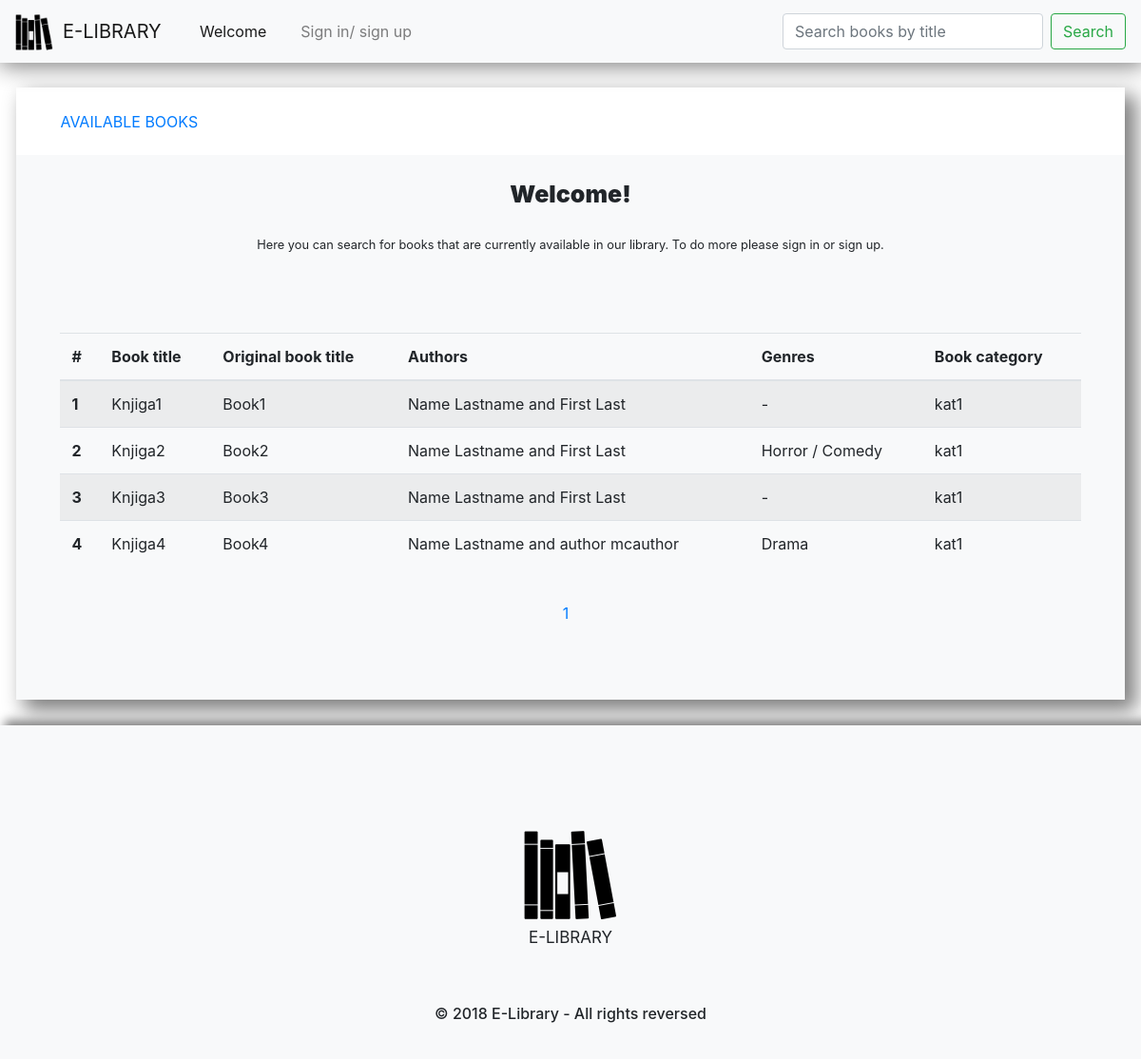
/, run on an earlier commit of the app's database.
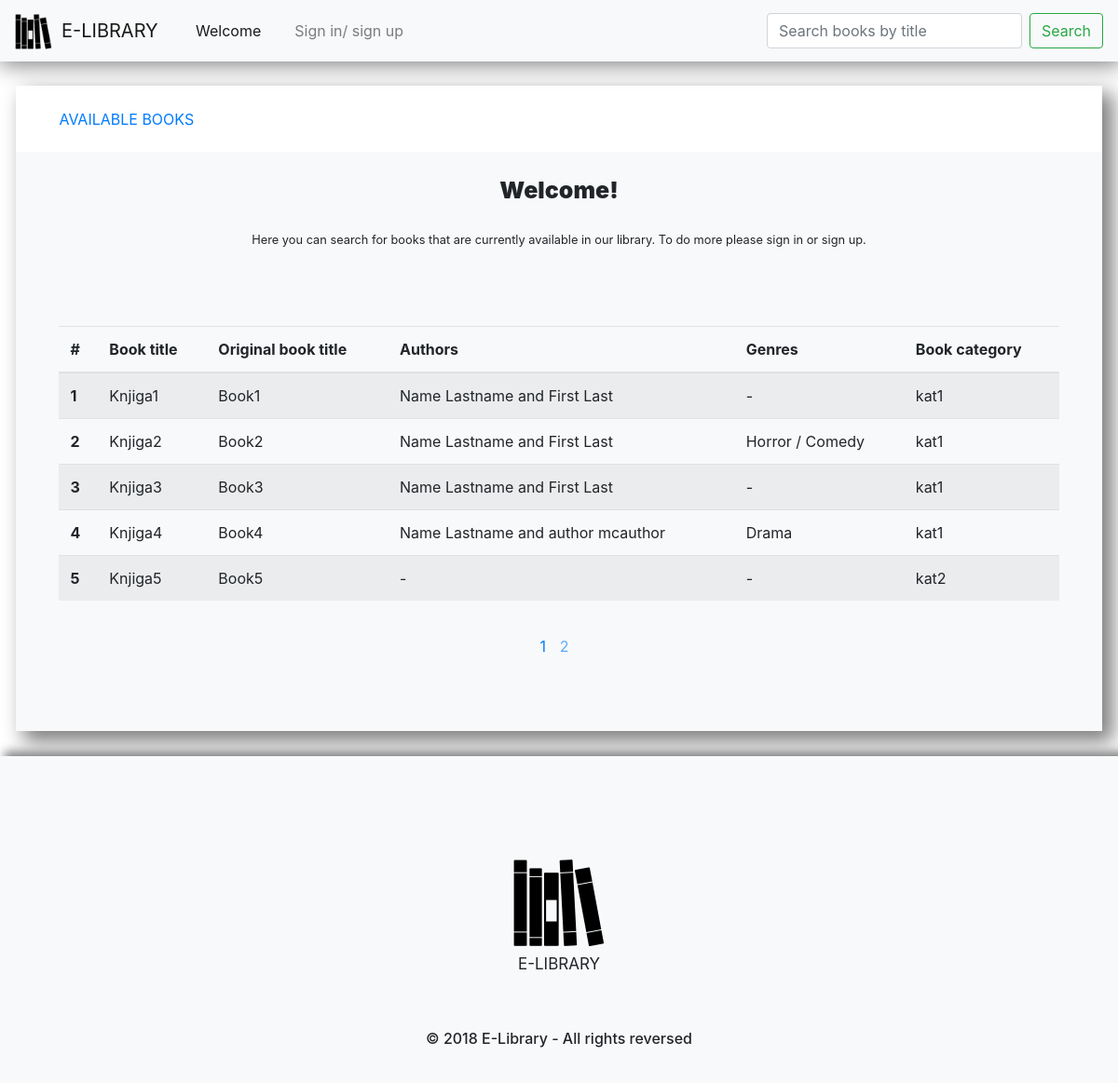
And on a later commit of the database.
### tables this page shows
CREATE TABLE `book` (
  `id_book` int(11) NOT NULL,
  `book_title` varchar(255) NOT NULL,
  `original_book_title` varchar(255) NOT NULL,
  `id_category` int(11) NOT NULL
);

CREATE TABLE `author` (
  `id_author` int(11) NOT NULL,
  `firstname` varchar(255) NOT NULL,
  `lastname` varchar(255) NOT NULL,
  `date_of_birth` date NOT NULL,
  `short_biography` text NOT NULL
);

CREATE TABLE `category` (
  `id_category` int(11) NOT NULL,
  `category_title` varchar(255) NOT NULL
);

CREATE TABLE `genre` (
  `id_genre` int(11) NOT NULL,
  `genre_title` varchar(255) NOT NULL
);

### data/data_access/bookDAO.php (called while the page is built, shortened)
<?php
	require_once __DIR__.'/../../data/data_models/author.php';
	require_once __DIR__.'/../../data/data_models/book.php';
	require_once __DIR__.'/../../data/data_models/category.php';
	require_once __DIR__.'/../../data/data_models/genre.php';
	class bookDAO extends connection implements query_interface{
		public function get_all(){
			$connection = $this->get_connection();
			$book_sql = "SELECT * FROM book INNER JOIN category ON book.id_category = category.id_category";
			$book_statement = $connection->prepare($book_sql);
			$book_statement->execute();
			$book_results = $book_statement->get_result();
			$books = array();
			if ($book_results->num_rows > 0) {
				while($book_row = $book_results->fetch_assoc()) {
					$category = new category($book_row["category_title"]);
					$category->set_id_category($book_row["id_category"]);
					$book = new book($book_row["book_title"], $book_row["original_book_title"], $category);
					$book->set_id_book($book_row["id_book"]);
					$genres_sql = "SELECT * FROM genre INNER JOIN book_genre ON genre.id_genre = book_genre.id_genre INNER JOIN book ON book.id_book = book_genre.id_book WHERE book.id_book = ?";
					$genre_statement = $connection->prepare($genres_sql);
					$genre_statement->bind_param("i",$book_row["id_book"]);
					$genre_statement->execute();
					$genre_results = $genre_statement->get_result();
					if ($genre_results->num_rows > 0) {
						while($genre_row = $genre_results->fetch_assoc()) {
							$genre = new genre($genre_row["genre_title"]);
							$genre->set_id_genre($genre_row["id_genre"]);
							$book->add_genre($genre);
						}
					}
					$author_sql = "SELECT * FROM author INNER JOIN book_author ON author.id_author = book_author.id_author WHERE book_author.id_book = ?";
					$author_statement = $connection->prepare($author_sql);
					$author_statement->bind_param("i",$book_row["id_book"]);
					$author_statement->execute();
					$author_results = $author_statement->get_result();
					if ($author_results->num_rows > 0) {
						while($author_row = $author_results->fetch_assoc()) {
							$author = new author($author_row["firstname"],$author_row["lastname"],$author_row["date_of_birth"],$author_row["short_biography"]);
							$author->set_id_author($author_row["id_author"]);
							$book->add_author($author);
						}
					}
					array_push($books,$book);
				}
			}
			return $books;
		}
		public function get_in_range($from, $limit){
			$connection = $this->get_connection();
			$book_sql = "SELECT * FROM book INNER JOIN category ON book.id_category = category.id_category LIMIT ?,?";
			$book_statement = $connection->prepare($book_sql);
			$book_statement->bind_param("ii",$from, $limit);
			$book_statement->execute();
			$book_results = $book_statement->get_result();
			$books = array();
			if ($book_results->num_rows > 0) {
				while($book_row = $book_results->fetch_assoc()) {
					$category = new category($book_row["category_title"]);
					$category->set_id_category($book_row["id_category"]);
					$book = new book($book_row["book_title"], $book_row["original_book_title"], $category);
					$book->set_id_book($book_row["id_book"]);
					$genres_sql = "SELECT * FROM genre INNER JOIN book_genre ON genre.id_genre = book_genre.id_genre INNER JOIN book ON book.id_book = book_genre.id_book WHERE book.id_book = ?";
					$genre_statement = $connection->prepare($genres_sql);
					$genre_statement->bind_param("i",$book_row["id_book"]);
					$genre_statement->execute();
					$genre_results = $genre_statement->get_result();
					if ($genre_results->num_rows > 0) {
						while($genre_row = $genre_results->fetch_assoc()) {
							$genre = new genre($genre_row["genre_title"]);
							$genre->set_id_genre($genre_row["id_genre"]);
							$book->add_genre($genre);
						}
					}
					$author_sql = "SELECT * FROM author INNER JOIN book_author ON author.id_author = book_author.id_author WHERE book_author.id_book = ?";
					$author_statement = $connection->prepare($author_sql);
					$author_statement->bind_param("i",$book_row["id_book"]);
					$author_statement->execute();
					$author_results = $author_statement->get_result();
					if ($author_results->num_rows > 0) {
						while($author_row = $author_results->fetch_assoc()) {
							$author = new author($author_row["firstname"],$author_row["lastname"],$author_row["date_of_birth"],$author_row["short_biography"]);
							$author->set_id_author($author_row["id_author"]);
							$book->add_author($author);
						}
					}
					array_push($books,$book);
				}
			}
			return $books;
		}
	}
?>

### data/data_models/book.php (called while the page is built, shortened)
<?php
	class book {
		protected $_book_title;
		protected $_original_book_title;
		protected $_authors;
		protected $_category;
		protected $_genres;
		public function __construct ($book_title, $original_book_title, $category) {
			$this->_book_title = $book_title;
			$this->_original_book_title = $original_book_title;
			$this->_authors = array();
			$this->_category = $category;
			$this->_genres = array();
    		}
   		public function get_book_title() {
			return $this->_book_title;
		}
   		public function get_original_book_title() {
			return $this->_original_book_title;
		}
		public function get_authors(){
			return $this->_authors;
		}
		public function add_author($author){
			array_push($this->_authors,$author);
		}
		public function get_category(){
			return $this->_category;
		}
		public function get_genres(){
			return $this->_genres;
		}
		public function add_genre($genre){
			array_push($this->_genres,$genre);
		}
	}
?>

### data/data_models/author.php (called while the page is built, shortened)
<?php
	class author implements JsonSerializable {
		protected $_firstname;
		protected $_lastname;
		public function __construct ($firstname, $lastname, $date_of_birth, $short_biography) {
			$this->_firstname = $firstname;
			$this->_lastname = $lastname;
    		}
   		public function get_firstname() {
			return $this->_firstname;
		}
    		public function get_lastname() {
			return $this->_lastname;
		}
	}
?>

### data/data_helpers/helpers.php (called while the page is built, shortened)
<?php
	class helpers{
		public function empty_manage($value){
			return empty($value) ? "-" : $value;
		}
	}
?>

### data/data_models/category.php (called while the page is built, shortened)
<?php
	class category {
		protected $_category_title;
		public function __construct ($category_title) {
			$this->_category_title = $category_title;
    	}
   		public function get_category_title() {
			return $this->_category_title;
		}
	}
?>

### data/data_models/genre.php (called while the page is built, shortened)
<?php
	class genre implements JsonSerializable {
		protected $_genre_title;
		public function __construct ($genre_title) {
			$this->_genre_title = $genre_title;
    		}
   		public function get_genre_title() {
			return $this->_genre_title;
		}
	}
?>

### index.php (the view, shortened to what the changed rows need)
<?php
	require_once __DIR__.'/data/data_access/bookDAO.php';
	require_once __DIR__.'/data/data_controllers/index_controller.php';
	$helper = new helpers();
	$id = 1;
	$bookDao = new bookDAO();
	$max_records = 5;
	if(isset($_GET["page"])){
		$page_number = $_GET["page"];
		$from = ($page_number*$max_records)-$max_records;
	}
	else{
		$from = 0;
	}
	if(isset($_GET["search"])){
		$books = $bookDao->get_by_title_in_range($_GET["search-input"],$from,$max_records);
		$books_count = $bookDao->count_by_title($_GET["search-input"]);
	}
	else{
		$books = $bookDao->get_all();
		$books_count = count($books);
		$books = $bookDao->get_in_range($from,$max_records);
	}
	$pages_count = ceil($books_count/$max_records);
?>
<!DOCTYPE HTML>
<html>
	<head>
		<link rel="stylesheet" href="interface/styles/css/bootstrap.min.css" />
		<link rel="stylesheet" href="interface/styles/bootstrap-nav-fix.css" />
		<link rel="stylesheet" href="interface/styles/bootstrap-table-fix.css" />
		<link rel="stylesheet" href="interface/styles/bootstrap-form-fix.css" />
		<link rel="stylesheet" href="interface/styles/modal.css" />
		<link rel="stylesheet" href="interface/styles/page.css" />
		<link rel="stylesheet" href="interface/styles/index.css" />
		<link rel="stylesheet" href="interface/styles/footer.css" />
	</head>
	<body>
	<div class="page-body-wrap">
		<div class="page-body">
			<div id="views">
				<div id="tab1-view">
					<div id="datagrid" class="table-container">
						<table id="table" class="table table-striped">
							<thead>
								<tr>
									<th scope="col">#</th>
									<th scope="col">Book title</th>
									<th scope="col">Original book title</th>
									<th scope="col">Authors</th>
									<th scope="col">Genres</th>
									<th scope="col">Book category</th>
								</tr>
							</thead>
							<tbody>
								<?php foreach($books as $book){
									$authors = $book->get_authors();
									$genres = $book->get_genres();
									$authors_string = "";
									$genres_string = "";
								?>
									<tr>
										<th scope="row"><?php echo $id?></th>
										<td><?php echo $book->get_book_title(); ?></td>
										<td><?php echo $book->get_original_book_title(); ?></td>
										<td><?php $last_authors_key = count($authors) - 1;
											  foreach ($authors as $key => $value) {
												$authors_string = $authors_string." ".$authors[$key]->get_firstname()." ".$authors[$key]->get_lastname();
											  	if ($key != $last_authors_key) {
													$authors_string = $authors_string." and ";
												}
											  }
											echo $helper->empty_manage($authors_string);
											?>
										</td>
										<td><?php $last_genres_key = count($genres) - 1;
											  foreach ($genres as $key => $value) {
												$genres_string = $genres_string.$genres[$key]->get_genre_title();
											  	if ($key != $last_genres_key) {
													$genres_string = $genres_string." / ";
												}
											  }
											echo $helper->empty_manage($genres_string);
											?>
										</td>
										<td><?php echo $book->get_category()->get_category_title(); ?></td>
									</tr>
								<?php	$id = $id + 1;
								}
								?>
							</tbody>
						</table>
						<div id="table-nums" class="table-nums"><?php
							$i = 1;
							echo "<span>";
							while($i <= $pages_count){
								echo "<a id='a".$i."' ";
								if(isset($_GET["page"])){
									if($i==$_GET["page"]){
										echo "class=page-active" ;
									}
								}
								else{
									if($i==1){
										echo "class=page-active";
									}
									else{
										echo "class=page";
									}
								}
								if(!isset($_GET["search"])){
									echo " onclick=mark_page_as_active('table-nums',this);change_page('index.php',{$i},null,null);";
								}
								else{
									echo " onclick=mark_page_as_active('table-nums',this);change_page('index.php',{$i},'{$_GET["search-input"]}','search');";
								}
								echo ' href="javascript:void(0);">'.$i;
								$i = $i+1; ?>
								</a><?php
							}
							?>
							</span>
						</div>
					</div>
				</div>
			</div>
		</div>
	</div>
</body>
</html>

What changed in the data, as far as the page shows it:
added book: book_title "Knjiga5", original_book_title "Book5", empty_manage "-", id_category.category_title "kat2"
Also different on the page:
new list line: "2"
